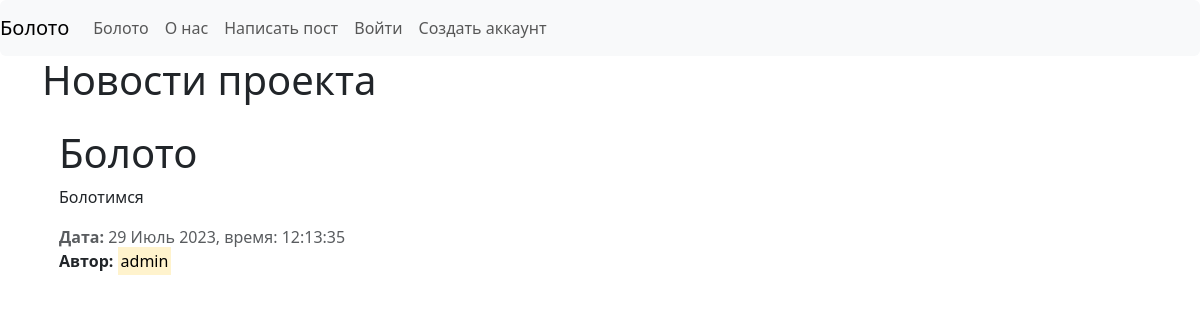
The page / on the database its author committed.
### blog/models.py (models this page shows)
class New(models.Model):
    title = models.CharField(max_length=100)
    text = models.TextField()
    data = models.DateTimeField(default=timezone.now)
    author = models.ForeignKey(User, on_delete=models.CASCADE)

### blog/views.py (the view)
# urls.py: 2. Add a URL to urlpatterns:  path('', views.home, name='home')
def home(request):
    data = {
        'news': New.objects.all(),
        'title': 'Главная страница'
    }
    return render(request, 'blog/home.html', data)

### blog/templates/blog/home.html
{% extends 'blog/main.html' %}
{% block main_section %}
    <h1>
        Новости проекта
    </h1>
    {% for post in news %}
        <div class="alert alert">
            <h1>{{ post.title }}</h1>
            <p>{{ post.text }}</p>
            <span class="text-muted"><b>Дата:</b> {{ post.data|date:'j F Y, время: H:i:s' }}</span>
            {% if post.author == 'Валерий' %}
                <p><b>Автор:</b> <mark>Админ</mark></p>
            {% else %}
                <p><b>Автор:</b> <mark>{{ post.author }}</mark></p>
            {% endif %}
        </div>
    {% endfor %}
{% endblock main_section %}

### rows shown on the page
New: title "Болото", text "Болотимся", data "29 Июль 2023, время: 12:13:35", author "admin"
